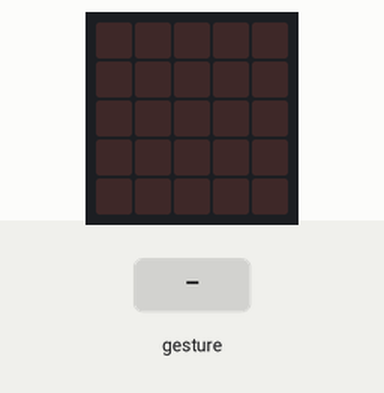
A program run on a simulated BBC micro:bit (MakeCode). Shown: the board's 5×5 LED display. The test bench sets the inputs (shaded band). Random numbers come from a fixed seed; a tilt is held for 1.5 s and a shake lasts 1 s, then the board lies face up again.

Above: at 1.2 s.
1.3 s: gesture 'shake'
At 1.9 s:
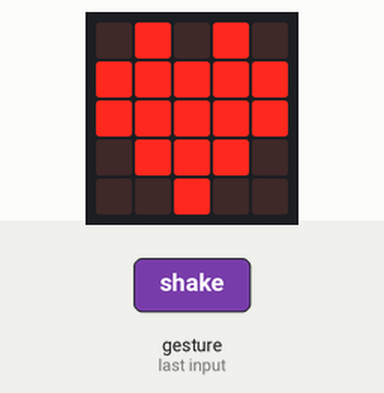
3.0 s: gesture 'shake'
At 4.4 s:
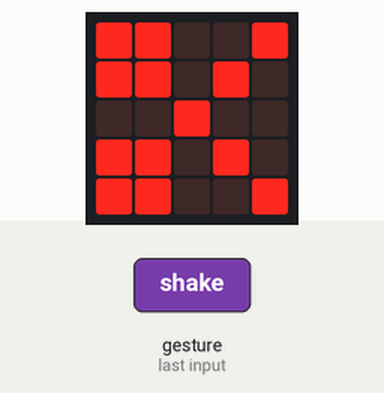
Timing chart, 0 to 6.0 s (numbered marks = the images above; inputs shaded):
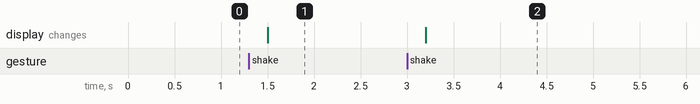

The program:

main.ts
```typescript
let hand = 0
input.onGesture(Gesture.Shake, function () {
    hand = randint(1, 3)
    if (hand == 1) {
        basic.showIcon(IconNames.Heart)
    }
    if (hand == 2) {
        basic.showIcon(IconNames.Square)
    }
    if (hand == 3) {
        basic.showIcon(IconNames.Scissors)
    }
})
```

test.ts
```typescript
// тут проходять випробування; ця компіляція не відбуватиметься, коли цей пакет використовуватиметься як розширення.
```

Measured:
- after the input at 1.3 s, the display: changes after 0.20 s (image 1)
- after the input at 3.0 s, the display: changes after 0.20 s (image 2)
